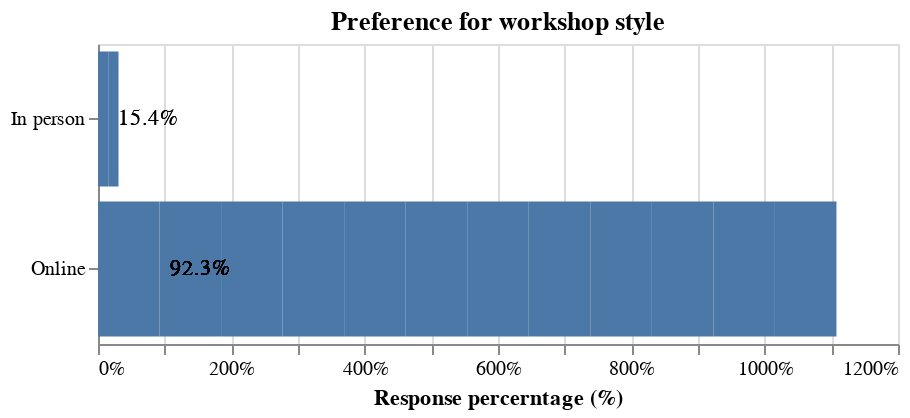

Source (notebook cell):
### Code cell
bar = alt.Chart(x, title="Preference for workshop style"
               ).transform_joinaggregate(
    total='count()',
    groupby=['workshop_style']
).transform_calculate(
    percent=alt.datum.total/13
).mark_bar().encode(
    x= alt.X('percent:Q', title = "Response percerntage (%)", axis=alt.Axis(format='%')),
    y=alt.Y('workshop_style', sort='x', title="", axis=alt.Axis(orient='left'))
    ).properties(
    width=400,
    height=150
    )

text = alt.Chart(x, title="Preference for workshop style"
               ).transform_joinaggregate(
    total='count()',
    groupby=['workshop_style']
).transform_calculate(
    percent=alt.datum.total/13
).mark_text(
        align='left', 
        dx = 5,
        baseline='middle'
    ).encode(
        y = alt.Y('workshop_style', sort = 'x', axis=alt.Axis(orient='left')),
        x = alt.X('percent:Q'),
        text=alt.Text('percent:Q',format='.1%')
).properties(
    width=500,
    height=100
    )

q2_plot = alt.layer(bar, text, data=x)

# Show the plot|
q2_plot

### Figure 1 — Vega-Lite specification as saved in the notebook (floating-point values rounded to 4 significant figures)
{"config": {"view": {"continuousWidth": 400, "continuousHeight": 300}}, "layer": [{"mark": "bar", "encoding": {"x": {"axis": {"format": "%"}, "field": "percent", "title": "Response percerntage (%)", "type": "quantitative"}, "y": {"axis": {"orient": "left"}, "field": "workshop_style", "sort": "x", "title": "", "type": "nominal"}}, "height": 150, "title": "Preference for workshop style", "transform": [{"joinaggregate": [{"op": "count", "as": "total"}], "groupby": ["workshop_style"]}, {"calculate": "(datum.total / 13)", "as": "percent"}], "width": 400}, {"mark": {"type": "text", "align": "left", "baseline": "middle", "dx": 5}, "encoding": {"text": {"field": "percent", "format": ".1%", "type": "quantitative"}, "x": {"field": "percent", "type": "quantitative"}, "y": {"axis": {"orient": "left"}, "field": "workshop_style", "sort": "x", "type": "nominal"}}, "height": 100, "title": "Preference for workshop style", "transform": [{"joinaggregate": [{"op": "count", "as": "total"}], "groupby": ["workshop_style"]}, {"calculate": "(datum.total / 13)", "as": "percent"}], "width": 500}], "data": {"name": "data-183ec2a9af979cce8904d43bbf470a67"}, "$schema": "https://vega.github.io/schema/vega-lite/v4.17.0.json", "datasets": {"data-183ec2a9af979cce8904d43bbf470a67": [{"workshop_style": "Online"}, {"workshop_style": "Online"}, {"workshop_style": "Online"}, {"workshop_style": "Online"}, {"workshop_style": "In person"}, {"workshop_style": "Online"}, {"workshop_style": "Online"}, {"workshop_style": "Online"}, {"workshop_style": "Online"}, {"workshop_style": "Online"}, {"workshop_style": "Online"}, {"workshop_style": "Online"}, {"workshop_style": "In person"}, {"workshop_style": "Online"}]}}
